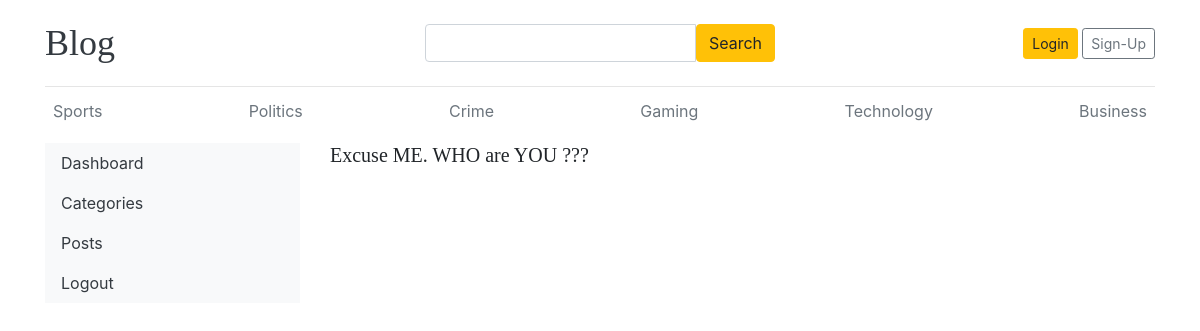
The page /dashboard/users/ on the database its author committed.
### blogs/models.py (models this page shows)
class Category(models.Model) :
    category_name = models.CharField("Category", max_length = 50, unique = True)
    created_at = models.DateTimeField(auto_now_add = True)
    updated_at = models.DateTimeField(auto_now = True)
    class Meta :
        verbose_name_plural = 'categories'
    def __str__(self) :
        return self.category_name

### dashboards/views.py (the view)
# urls.py: path('users/', views.users, name = "users"),
def users(request) :
    users = User.objects.all()
    return render(request, 'dashboard/users.html', {"users" : users})

### blogs/context_processors.py (called while the page is built)
def get_categories(request) :
    categories = Category.objects.all()
    return dict(categories = categories)

def get_socials(request) :
    social_links = SocialLink.objects.all()
    return dict(socials = social_links)

### templates/dashboard/users.html
{% extends "base.html" %}
{% block content %}
<div class="row">
    {% include "dashboard/sidebar.html" %}
    <div class="col-md-9">
        {% if perms.auth.view_user %}
        <div class="row">
            <div class="col"><h2>All Users</h2></div>
            <div class="col"><a href = "{% url 'add_user' %}" class ="btn btn-dark text-light float-right mb-2">Add</a></div>
        </div>
        <table class="table table-hover">
            <thead>
                <tr>
                    <th>#</th>
                    <th>Name</th>
                    <th>Username</th>
                    <th>E-Mail</th>
                    <th>Active</th>
                    <th>Staff</th>
                    <th>Super-User</th>
                    <th>Action</th>
                </tr>
            </thead>
            <tbody>
                {% for user in users %}
                <tr>
                    <th>{{ forloop.counter }}</th>
                    <td>{{ user.first_name }}  {{ user.last_name }}</td>
                    <td>{{ user.username }}</td>
                    <td>{{ user.email }}</td>
                    <td>{% if user.is_active %}<i class="fa fa-check text-success"></i>{% else %}<i class="fa fa-times text-danger"></i>{% endif %}</td>
                    <td>{% if user.is_staff %}<i class="fa fa-check text-success"></i>{% else %}<i class="fa fa-times text-danger"></i>{% endif %}</td>
                    <td>{% if user.is_superuser %}<i class="fa fa-check text-success"></i>{% else %}<i class="fa fa-times text-danger"></i>{% endif %}</td>
                    <td>
                        <a href="{% url 'edit_user' user.id %}"><i class="fa fa-edit text-success"></i></a>&nbsp;
                        <a href="{% url 'delete_user' user.id %}"><i class="fa fa-trash text-danger"></i></a>
                    </td>
                </tr>
                {% endfor %}
            </tbody>
        </table>
        {% else %}
            <h5>Excuse ME. WHO are YOU ???</h5>
        {% endif %}
    </div>
</div>
{% endblock %}

### templates/base.html (shortened to what this page needs)
{% load static %}
<!DOCTYPE html>
<html lang="en">
<head>
    <link href="https://getbootstrap.com/docs/4.0/dist/css/bootstrap.min.css" rel="stylesheet">
    <link href="{% static 'css/blog.css' %}" rel="stylesheet">
    <link rel="stylesheet" href="https://cdnjs.cloudflare.com/ajax/libs/font-awesome/4.7.0/css/font-awesome.min.css">
  </head>
<body>
    <div class="container">
      <header class="blog-header py-3">
        <div class="row align-items-center">
        <div class="col">
          <a class="blog-header-logo text-dark" href="/">Blog</a>
        </div>
        <div class="col d-flex justify-content-center">
          <form action="{% url 'search' %}" method="GET" style="width: 100%; max-width: 400px;">
            <div class="input-group">
              <input class="form-control" type="text" name="keyword" value = {{ keyword }}>
              <button class="btn btn-warning" type="submit">Search</button>
            </div>
          </form>
        </div>
        <div class="col d-flex justify-content-end">
          {% if not user.is_authenticated %}
            <a class="btn btn-sm btn-warning" href="{% url 'login' %}">Login</a>&nbsp;
            <a class="btn btn-sm btn-outline-secondary" href="{% url 'register' %}">Sign-Up</a>
          {% else %}
            <span><a href = "{% url 'dashboard' %}">Dashboard</a></span> &emsp;
            <span><a href = "{% url 'logout' %}">Logout</a></span>
          {% endif %}
        </div>
      </div>
      </header>
      <div class="nav-scroller py-1 mb-2">
        <nav class="nav d-flex justify-content-between">
          {% for cat in categories %}
          <a class="p-2 text-muted" href="{% url 'groupby_category' cat.id %}">{{ cat }}</a>
          {% endfor %}
        </nav>
      </div>
</body>
</html>
{% block content %}
{% endblock %}

### blog_main/static/css/blog.css (style rules this page uses)
.blog-header { border-bottom: 1px solid #e5e5e5; }
.blog-header-logo { font-family: "Playfair Display", Georgia, "Times New Roman", serif; font-size: 2.25rem; }
h1, h2, h3, h4, h5, h6 { font-family: "Playfair Display", Georgia, "Times New Roman", serif; }

### rows shown on the page
Category: category_name "Sports"
Category: category_name "Politics"
Category: category_name "Crime"
Category: category_name "Gaming"
Category: category_name "Technology"
Category: category_name "Business"
